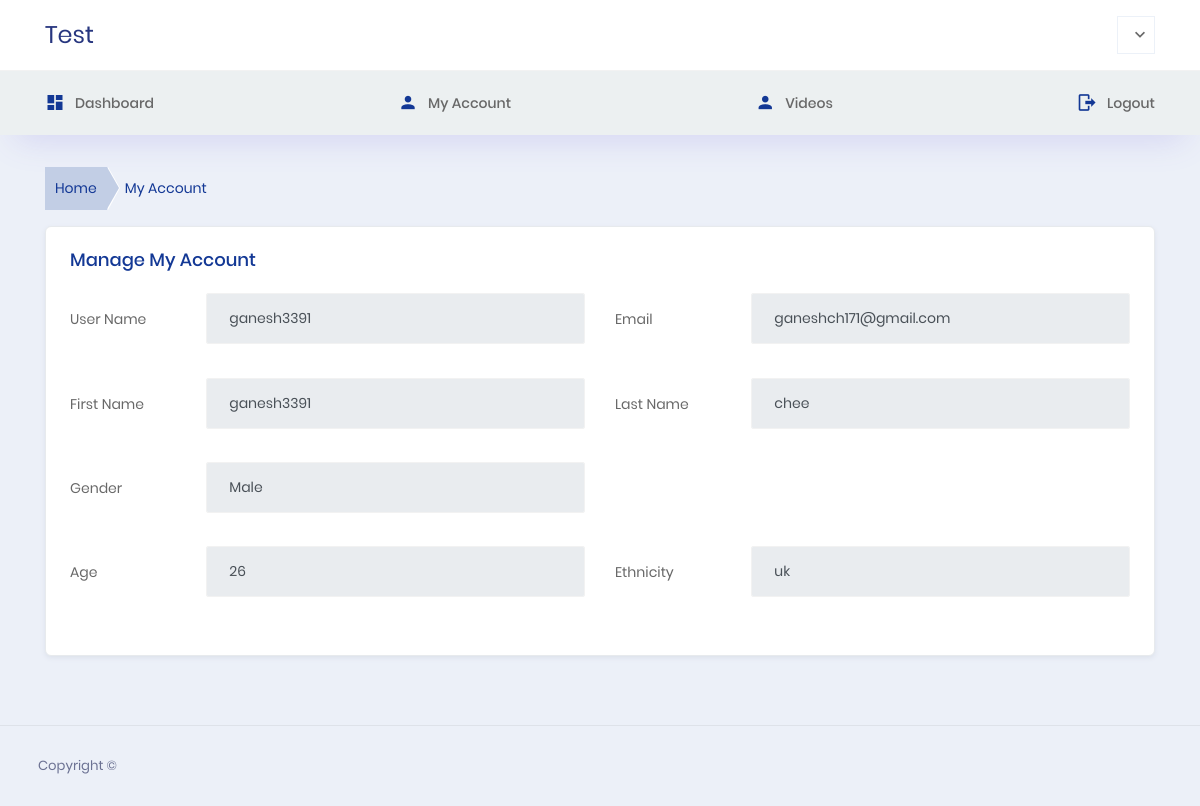
The page /account/18/ (signed in) on the database as committed earlier.
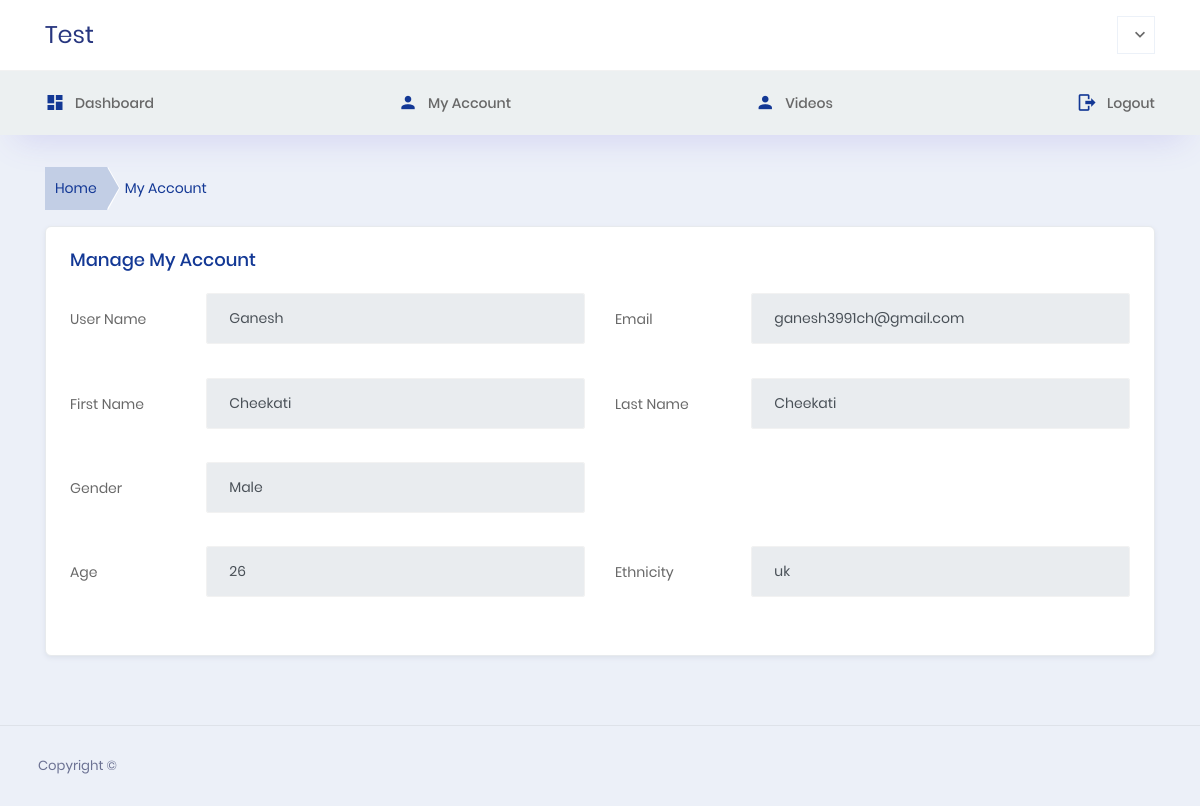
The same page on the database as committed later.
### basic_app/models.py (models this page shows, shortened)
class UserProfileInfo(models.Model):
	GENDER_CHOICES = (
	('Male','Male'),
	('Female','Female'),
	('Other','Other'),
	)
	user = models.OneToOneField(User,on_delete=models.CASCADE)
	portfolio_site = models.CharField(blank=True,null=True,max_length=200)
	profile_pic = models.ImageField(blank=True,null=True)
	gender = models.CharField(choices=GENDER_CHOICES,max_length=20,null=True,blank=True)
	age = models.IntegerField(null=True,blank=True)
	ethnicity = models.CharField(max_length=50,null=True,blank=True)
	text = models.CharField(max_length=500,null=True,blank=True)
	is_tai_chyi = models.BooleanField(default=False)

### basic_app/views.py (the view)
# urls.py: path(r'account/<int:user_id>/',view_userdetails)
def view_userdetails(request, user_id):
    try:
        user = UserProfileInfo.objects.get(user__id=user_id)
    except:
        user = None
    return render(request,'myaccount.html',{'iuser':user})

### templates/myaccount.html (shortened to what the changed rows need)
{% extends "base.html" %}
{% load static %}
{% block content %}
  <div class="container-fluid page-body-wrapper">
      <div class="main-panel">
        <div class="content-wrapper">
          <div class="row">
            <div class="col-12 grid-margin">
              <div class="card">
                <div class="card-body">
                  <form class="form-sample" name="save-user" method="POST" id='target-form'>
                    <div class="row">
                      <div class="col-md-6">
                        <div class="form-group row">
                          <div class="col-sm-9">
                            <input type="text" class="form-control" id="Username" placeholder="Username" value = {{iuser.user.username}} disabled>
                          </div>
                        </div>
                      </div>
                      <div class="col-md-6">
                        <div class="form-group row">
                          <div class="col-sm-9">
                            <input type="text" class="form-control" id="Email" placeholder="Email" value={{iuser.user.email}}>
                          </div>
                        </div>
                      </div>
                    </div>
                    <div class="row">
                      <div class="col-md-6">
                        <div class="form-group row">
                          <div class="col-sm-9">
                            <input type="text" class="form-control" id="FirstName" placeholder="First Name" value = {{iuser.user.first_name}}>
                          </div>
                        </div>
                      </div>
                      <div class="col-md-6">
                        <div class="form-group row">
                          <div class="col-sm-9">
                            <input type="text" class="form-control" id="LastName" placeholder="Last Name" value = {{iuser.user.last_name}}>
                          </div>
                        </div>
                      </div>
                    </div>
                    <div class="row">
                      <div class="col-md-6">
                        <div class="form-group row">
                          <div class="col-sm-9">
                            <input type="text" class="form-control" id="Contact" placeholder="Contact" value={{iuser.gender}}>
                          </div>
                        </div>
                      </div>
                    </div>
                    <div class="row">
                      <div class="col-md-6">
                        <div class="form-group row">
                          <div class="col-sm-9">
                            <input type="text" class="form-control" id="manager_email" placeholder="Manager Email" value={{iuser.age}}>
                          </div>
                        </div>
                      </div>
                      <div class="col-md-6">
                        <div class="form-group row">
                          <div class="col-sm-9">
                              <input type="text" class="form-control" id="slack_id" placeholder="Slack ID" value={{iuser.ethnicity}}>
                          </div>
                        </div>
                      </div>
                    </div>
                  </form>
                </div>
              </div>
            </div>
          </div>
        </div>
{% endblock %}

Rows that differ between the two databases and show on the page:
changed UserProfileInfo "Male": user.username "ganesh3391" → "Ganesh"; user.email "ganeshch171@gmail.com" → "ganesh3991ch@gmail.com"; user.first_name "ganesh3391" → "Cheekati"; user.last_name "chee" → "Cheekati"
